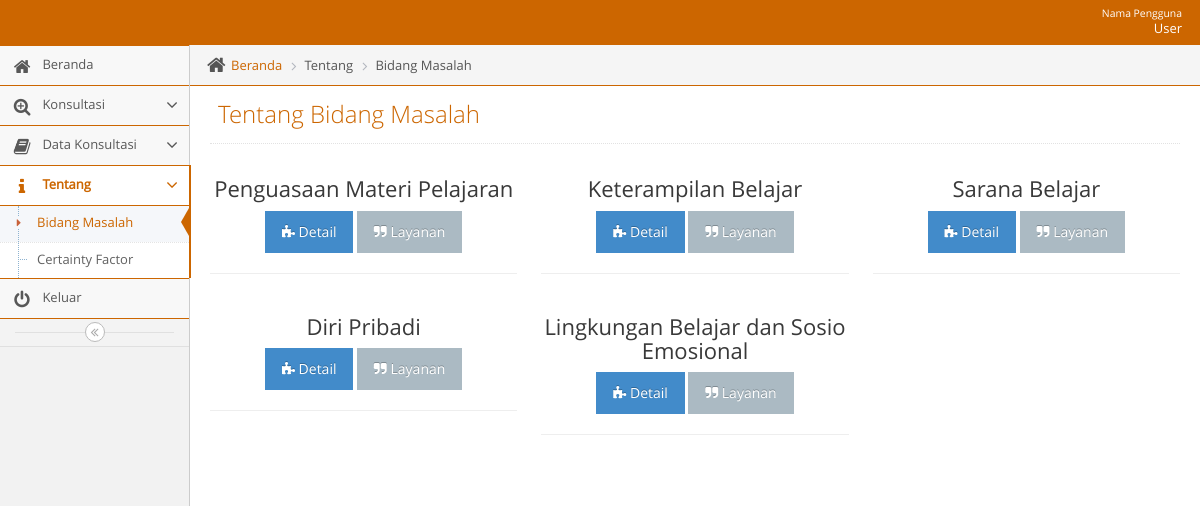
Page /admin/adminmainapp.php?unit=p_bidang_masalah_unit&act=datagrid (signed in) on the committed database.
### tables this page shows
CREATE TABLE `t_user` (
  `id_user` int(11) NOT NULL,
  `kode_user` varchar(11) NOT NULL,
  `nama_siswa` varchar(100) NOT NULL,
  `nama_pengguna` varchar(20) NOT NULL,
  `kata_sandi` varchar(20) NOT NULL
);

CREATE TABLE `t_bidang_masalah` (
  `id_bidang_masalah` int(11) NOT NULL,
  `kode_bidang_masalah` varchar(5) NOT NULL,
  `nama_bidang_masalah` varchar(100) NOT NULL,
  `detail_bidang_masalah` varchar(1000) NOT NULL,
  `layanan` varchar(1000) NOT NULL,
  `detail_layanan` varchar(1000) NOT NULL
);

### admin/unit/p_bidang_masalah_unit.php (the view, shortened to what this page needs)
<?php
include("../admin/leftbar.php");
?>
<div class="main-content">
  <div class="main-content-inner">
    <div class="breadcrumbs ace-save-state" id="breadcrumbs">
      <ul class="breadcrumb">
        <li>
          <i class="ace-icon fa fa-home home-icon"></i>
          <a href="#">Beranda</a>
        </li>
        <li>Tentang</li>
        <li>Bidang Masalah</li>
      </ul>
    </div>
    <div class="page-content">
      <div class="page-header">
        <h1>Tentang Bidang Masalah</h1>
      </div>
      <div class="row">
<?php
	$hasill =" SELECT * FROM t_bidang_masalah ";
  $hasil = mysqli_query($mysqli, $hasill);
  while ($r = mysqli_fetch_array($hasil)) {
?>
  <div class="col-lg-4 col-md-4 col-sm-4 col-xs-12" data-aos="fade-right">
    <div class="card text-center">
      <div class="card-block">
        <h4 class="card-title">
          <h3 class="bg-keterangan"><?php echo $r['nama_bidang_masalah']; ?></h3>
          <a class="btn btn-primary btn-flat margin" href="#" data-toggle="modal"
            data-target="#modal<?php echo $r['kode_bidang_masalah']; ?>"><i class="fa fa-puzzle-piece"
              aria-hidden="true"></i> Detail</a>
          <a class="btn bg-olive btn-flat margin" href="#" data-toggle="modal"
            data-target="#modaltindakan<?php echo $r['kode_bidang_masalah']; ?>"><i class="fa fa-quote-right"
              aria-hidden="true"></i> Layanan</a>
      </div>
    </div>
    <hr>
  </div>
<?php } ?>
      </div>
    </div>
  </div>
</div>
</div>
<?php
  include("../admin/footer.php");
?>
</body>
</html>

### admin/navbar.php (shortened to what this page needs)
<body class="no-skin">
        <?php
        require_once '../lib/koneksi.php';
        if ($_SESSION['status'] == 'Admin') {
          $qupdate = "SELECT * FROM  t_admin WHERE nama_pengguna = '".$_SESSION['nm_pengguna']."'";
          $rupdate = mysqli_query($mysqli, $qupdate);
          $dupdate = mysqli_fetch_assoc($rupdate);
        }
        else {
          $qupdate = "SELECT * FROM  t_user WHERE nama_pengguna = '".$_SESSION['nm_pengguna']."'";
          $rupdate = mysqli_query($mysqli, $qupdate);
          $dupdate = mysqli_fetch_assoc($rupdate);
        }
        ?>
        <div id="navbar" class="navbar navbar-default ace-save-state" >
          <div class="navbar-container ace-save-state" id="navbar-container">
            <div class="navbar-buttons navbar-header pull-right" role="navigation">
              <ul class="nav ace-nav">
                <li class="light-blue dropdown-modal">
                  <a data-toggle="dropdown" href="#" class="dropdown-toggle" style>
                    <span class="user-info" style="text-align: right"><small>Nama Pengguna</small><?php echo ucwords($dupdate['nama_siswa']); ?></span>
                  </a>
                </li>
              </ul>
            </div>
        </div>
    </div>

### css/tentang/style.css (style rules this page uses)
html { font-family:sans-serif; -ms-text-size-adjust:100%; -webkit-text-size-adjust:100% }
body { margin:0 }
a { background-color:transparent }
h1 { font-size:2em; margin:.67em 0 }
small { font-size:80% }
hr { box-sizing:content-box; height:0 }
.border-box,article,body,code,dd,div,dl,dt,fieldset,footer,form,header,html,input[type=email],input[type=password],input[type=tel],input[type=text],input[type=url],li,main,ol,p,pre,section,textarea,ul { box-sizing:border-box }

### rows in the picture
t_user: nama_siswa "User"
t_bidang_masalah: nama_bidang_masalah "Penguasaan Materi Pelajaran"
t_bidang_masalah: nama_bidang_masalah "Keterampilan Belajar"
t_bidang_masalah: nama_bidang_masalah "Sarana Belajar"
t_bidang_masalah: nama_bidang_masalah "Diri Pribadi"
t_bidang_masalah: nama_bidang_masalah "Lingkungan Belajar dan Sosio Emosional"
